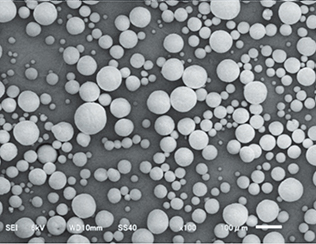
#> input picture task4/grains1.jpg, 316 x 244 px, found by its file name
$ jupyter execute grain_size_analysis.ipynb   (shell and % lines are left out)
#> lines starting #> are read from the running program, lines starting #| are printed output that depends on the picture; after the words box and inside, x2 and y2 are one past the last pixel; in counts of white or black regions, pixels touching at a corner belong together
[cell 1]
import cv2
import numpy as np
from matplotlib import pyplot as plt
from scipy import ndimage
from skimage import measure, color, io

[cell 2]
from google.colab import drive
drive.mount('/content/drive')

[cell 3]
#STEP1 - Read image and define pixel size
img = cv2.imread("/content/grains1.jpg", 0)
#> img: shape (244, 316); min 1, max 255, mean 132.4

pixels_to_um = 0.5 # (1 px = 500 nm)
# plt.hist(img.flat, bins=100, range=(0,255))

[cell 4]
#Change the grey image to binary by thresholding.
ret, thresh = cv2.threshold(img, 100, 255, cv2.THRESH_BINARY)
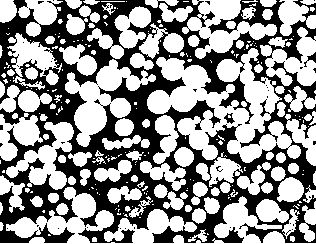
#> thresh: shape (244, 316); 57.5% white; 48 black regions (45 under 20 px), largest, box (x1, y1, x2, y2) and area: (0, 0, 316, 243) 32485, (304, 52, 316, 67) 63, (224, 113, 235, 124) 58
# print("Otsu's Threshold Value:", ret)
#  print(ret)  #Gives 157 on grains2.jpg. OTSU determined this to be the best threshold.

[cell 5]
#Step 3: Clean up image, if needed (erode, etc.) and create a mask for grains

kernel = np.ones((3,3),np.uint8)
eroded = cv2.erode(thresh,kernel,iterations = 1)
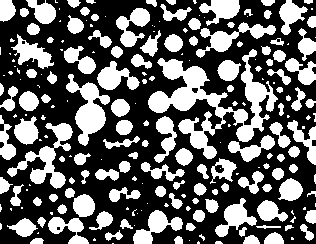
#> eroded: shape (244, 316); 38.5% white; 219 white regions (90 under 20 px), largest, box (x1, y1, x2, y2) and area: (148, 49, 278, 159) 4361, (7, 123, 73, 189) 1336, (66, 74, 110, 146) 1333
dilated = cv2.dilate(eroded,kernel,iterations = 1)
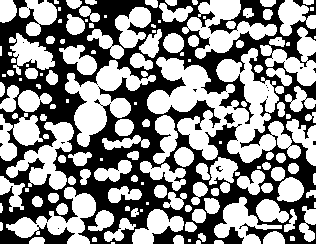
#> dilated: shape (244, 316); 54.9% white; 20 black regions (18 under 20 px), largest, box (x1, y1, x2, y2) and area: (0, 0, 316, 244) 34562, (224, 113, 235, 124) 67

[cell 6]
# Now, we need to apply threshold, meaning convert uint8 image to boolean.
mask = dilated == 255  #Sets TRUE for all 255 valued pixels and FALSE for 0
#> mask: shape (244, 316) bool; 54.9% white; 20 black regions (18 under 20 px)
#print(mask)   #Just to confirm the image is not inverted.

#from skimage.segmentation import clear_border
#mask = clear_border(mask)   #Removes edge touching grains.

io.imshow(mask)  #cv2.imshow() not working on boolean arrays so using io
#io.imshow(mask[250:280, 250:280])   #Zoom in to see pixelated binary image

[cell 7]
# 4 connectivity would be [[0,1,0],[1,1,1],[0,1,0]]
s = [[1,1,1],[1,1,1],[1,1,1]]
#label_im, nb_labels = ndimage.label(mask)
labeled_mask, num_labels = ndimage.label(mask, structure=s)
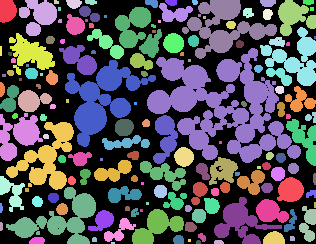
#> labeled_mask: shape (244, 316) int32; 151 distinct labels, from 0 to 150; one colour per label, 0 black
#> num_labels = 150

[cell 8]
from google.colab.patches import cv2_imshow
import cv2
from skimage import color

# Assuming labeled_mask is your labeled image array

# Convert labeled mask to RGB color image
img2 = color.label2rgb(labeled_mask, bg_label=0)
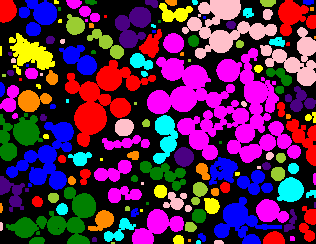
#> img2: shape (244, 316, 3) float64; mean R, G, B 0.352, 0.159, 0.322

# Convert image data type to uint8 (8-bit unsigned integer)
img2_uint8 = (img2 * 255).astype('uint8')

# Display the colored image
cv2_imshow(img2_uint8)

# Continue with your code
# Save the image
cv2.imwrite('/content/grains2.jpg', cv2.cvtColor(img2_uint8, cv2.COLOR_RGB2BGR))
#> Out = True

[cell 9]
#View just by making mask=threshold and also mask = dilation (after morph operations)
#Some grains are well separated after morph operations

#Now each object had a unique number in the image.
#Total number of labels found are...
#print(num_labels)

#Step 5: Measure the properties of each grain (object)

# regionprops function in skimage measure module calculates useful parameters for each object.

clusters = measure.regionprops(labeled_mask, img)  #send in original image for Intensity measurements
#> clusters = 150 regions; largest, box (x1, y1, x2, y2) and area: (147, 48, 301, 163) 7557, (65, 60, 156, 147) 2946, (182, 0, 277, 59) 2194, (6, 187, 96, 244) 1879, (6, 122, 74, 190) 1849

[cell 10]
#The output of the function is a list of object properties.

#Test a few measurements
#print(clusters[0].perimeter)

#Can print various parameters for all objects
for prop in clusters:
   print('Label: {} Area: {}'.format(prop.label, prop.area))
#> this loop made 150 passes
#| Label: 1 Area: 327.0
#| Label: 2 Area: 814.0
#| Label: 3 Area: 18.0
#| Label: 4 Area: 109.0
#| Label: 5 Area: 49.0
#| Label: 6 Area: 80.0
#| Label: 7 Area: 59.0
#| Label: 8 Area: 26.0
#> (further printed lines are left out)

#Step 6: Output results into a csv file
#Best way is to output all properties to a csv file

[cell 11]
propList = ['Area',
            'equivalent_diameter', #Added... verify if it works
            'orientation', #Added, verify if it works. Angle btwn x-axis and major axis.
            'MajorAxisLength',
            'MinorAxisLength',
            'Perimeter',
            'MinIntensity',
            'MeanIntensity',
            'MaxIntensity']

output_file = open('image_measurements.csv', 'w')
output_file.write(',' + ",".join(propList) + '\n')

[cell 12]
for cluster_props in clusters:
    # Output cluster properties to the excel file
    output_file.write(str(cluster_props['Label']))
    for i, prop in enumerate(propList):
        if prop == 'Area':
            to_print = cluster_props[prop] * pixels_to_um**2   # Convert pixel square to um square
        elif prop == 'orientation':
            to_print = cluster_props[prop] * 57.2958            # Convert to degrees from radians
        elif 'Intensity' not in prop:                          # Any prop without Intensity in its name
            to_print = cluster_props[prop] * pixels_to_um
        else:
            # Handle intensity-related properties separately based on the intensity values within the region
            # For example, you can calculate min, mean, and max intensities within the region
            # Here, we'll simply assign a placeholder value (you may need to replace this)
            to_print = -1
        output_file.write(',' + str(to_print))
    output_file.write('\n')

output_file.close()   # Closes the file, otherwise, it would be read-only
